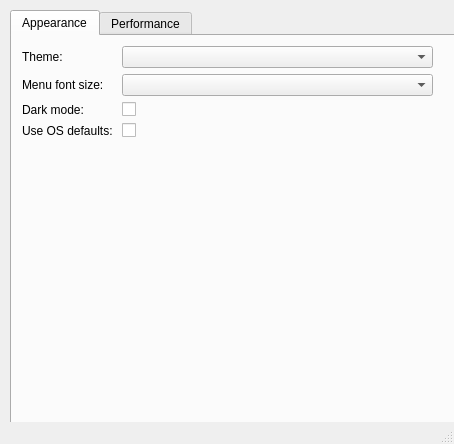
<?xml version="1.0" encoding="UTF-8"?>
<ui version="4.0">
 <class>SettingsWindow</class>
 <widget class="QMainWindow" name="SettingsWindow">
  <property name="geometry">
   <rect>
    <x>0</x>
    <y>0</y>
    <width>454</width>
    <height>444</height>
    <width>456</width>
    <height>449</height>
   </rect>
  </property>
  <property name="maximumSize">
   <size>
    <width>456</width>
    <height>449</height>
   </size>
  </property>
  <property name="windowTitle">
   <string>MainWindow</string>
  </property>
  <widget class="QWidget" name="centralwidget">
   <property name="sizePolicy">
    <sizepolicy hsizetype="Expanding" vsizetype="Expanding">
     <horstretch>0</horstretch>
     <verstretch>0</verstretch>
    </sizepolicy>
   </property>
   <widget class="QWidget" name="verticalWidget" native="true">
    <property name="geometry">
     <rect>
      <x>10</x>
      <y>10</y>
      <width>1921</width>
      <height>951</height>
     </rect>
    </property>
    <property name="sizePolicy">
     <sizepolicy hsizetype="Expanding" vsizetype="MinimumExpanding">
      <horstretch>1</horstretch>
      <verstretch>1</verstretch>
     </sizepolicy>
    </property>
    <layout class="QVBoxLayout" name="verticalLayout_2">
     <item>
      <widget class="QTabWidget" name="settingsTabWidget">
       <property name="sizePolicy">
        <sizepolicy hsizetype="Expanding" vsizetype="Expanding">
         <horstretch>1</horstretch>
         <verstretch>1</verstretch>
        </sizepolicy>
       </property>
       <property name="currentIndex">
        <number>0</number>
       </property>
       <widget class="QWidget" name="appearanceTab">
        <attribute name="title">
         <string>Appearance</string>
        </attribute>
        <widget class="QWidget" name="formLayoutWidget">
         <property name="geometry">
          <rect>
           <x>10</x>
           <y>10</y>
           <width>411</width>
           <height>361</height>
          </rect>
         </property>
         <layout class="QFormLayout" name="formLayout">
          <item row="0" column="0">
           <widget class="QLabel" name="themeLabel">
            <property name="text">
             <string>Theme:</string>
            </property>
           </widget>
          </item>
          <item row="0" column="1">
           <widget class="QComboBox" name="themeName">
            <property name="sizePolicy">
             <sizepolicy hsizetype="Preferred" vsizetype="Fixed">
              <horstretch>0</horstretch>
              <verstretch>0</verstretch>
             </sizepolicy>
            </property>
           </widget>
          </item>
          <item row="1" column="0">
           <widget class="QLabel" name="menuFontSizeLabel">
            <property name="text">
             <string>Menu font size:</string>
            </property>
           </widget>
          </item>
          <item row="1" column="1">
           <widget class="QComboBox" name="menuFontSizeChoice">
            <property name="sizePolicy">
             <sizepolicy hsizetype="Preferred" vsizetype="Fixed">
              <horstretch>0</horstretch>
              <verstretch>0</verstretch>
             </sizepolicy>
            </property>
           </widget>
          </item>
          <item row="2" column="0">
           <widget class="QLabel" name="useOsThemeLabel">
            <property name="text">
             <string>Dark mode:</string>
            </property>
           </widget>
          </item>
          <item row="2" column="1">
           <widget class="QCheckBox" name="darkModeCheckBox">
            <property name="text">
             <string/>
            </property>
           </widget>
          </item>
          <item row="3" column="0">
           <widget class="QLabel" name="label">
            <property name="text">
             <string>Use OS defaults: </string>
            </property>
           </widget>
          </item>
          <item row="3" column="1">
           <widget class="QCheckBox" name="osDefaultsCheckBox">
            <property name="text">
             <string/>
            </property>
           </widget>
          </item>
          <item row="4" column="0" colspan="2">
           <spacer name="verticalSpacer">
            <property name="orientation">
             <enum>Qt::Vertical</enum>
            </property>
            <property name="sizeHint" stdset="0">
             <size>
              <width>20</width>
              <height>40</height>
             </size>
            </property>
           </spacer>
          </item>
         </layout>
        </widget>
       </widget>
       <widget class="QWidget" name="performanceTab">
        <attribute name="title">
         <string>Performance</string>
        </attribute>
        <widget class="QWidget" name="formLayoutWidget_2">
         <property name="geometry">
          <rect>
           <x>10</x>
           <y>10</y>
           <width>411</width>
           <height>361</height>
          </rect>
         </property>
         <layout class="QFormLayout" name="formLayout_2">
          <item row="0" column="0">
           <widget class="QLabel" name="processesLabel">
            <property name="text">
             <string>Processes (applies on restart): </string>
            </property>
           </widget>
          </item>
          <item row="0" column="1">
           <widget class="QSpinBox" name="processesSpinBox"/>
          </item>
          <item row="1" column="1">
           <spacer name="verticalSpacer_2">
            <property name="orientation">
             <enum>Qt::Vertical</enum>
            </property>
            <property name="sizeHint" stdset="0">
             <size>
              <width>20</width>
              <height>40</height>
             </size>
            </property>
           </spacer>
          </item>
         </layout>
        </widget>
       </widget>
      </widget>
     </item>
    </layout>
   </widget>
  </widget>
  <widget class="QStatusBar" name="statusbar"/>
 </widget>
 <resources/>
 <connections/>
</ui>
